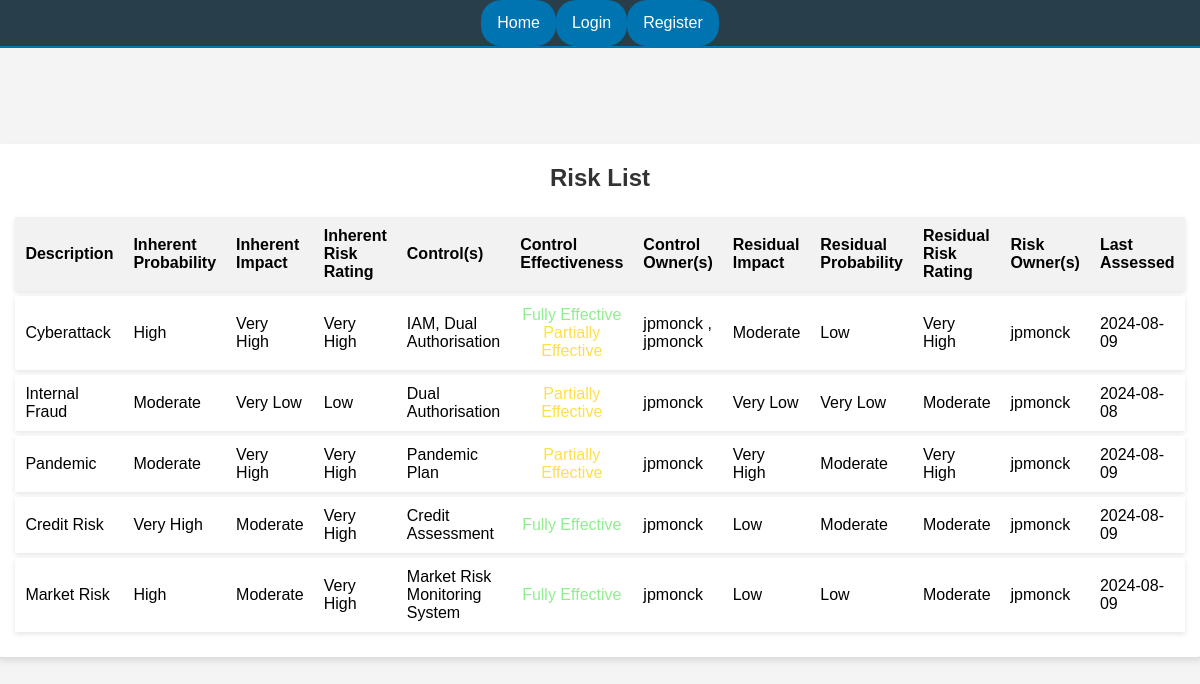
The page /risks/ on the database as committed earlier.
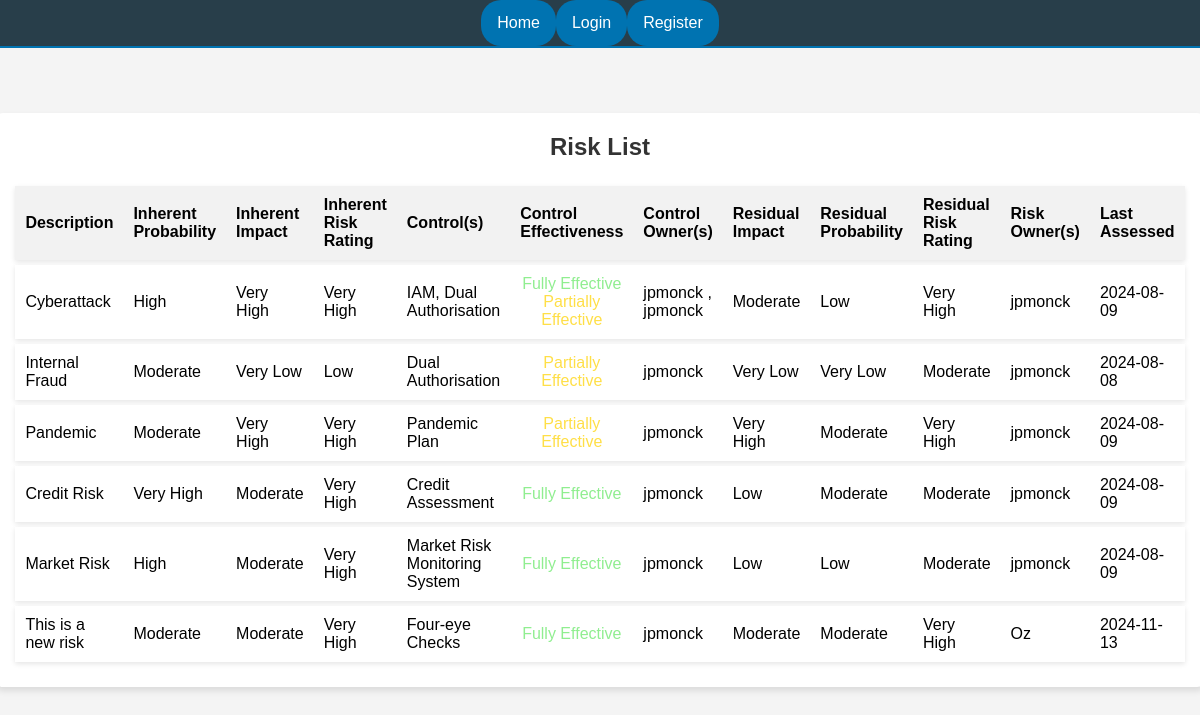
The same page on the database as committed later.
### prudence/models.py (models this page shows, shortened)
class Risk(models.Model):
    description = models.TextField()
    inherent_probability = models.IntegerField(choices=PROBABILITY_CHOICES)
    inherent_impact = models.IntegerField(choices=IMPACT_CHOICES)
    inherent_risk_rating = models.DecimalField(
        max_digits=5, decimal_places=2, null=True, blank=True)
    controls = models.ManyToManyField(Control, blank=True)
    residual_impact = models.IntegerField(
        choices=IMPACT_CHOICES, null=True, blank=True)
    residual_probability = models.IntegerField(
        choices=PROBABILITY_CHOICES, null=True, blank=True)
    residual_risk_rating = models.DecimalField(
        max_digits=5, decimal_places=2, null=True, blank=True)
    risk_owner = models.ForeignKey(
        User, related_name='risks_owned', on_delete=models.SET_NULL, null=True)
    last_assessed = models.DateField(auto_now=True)

class Control(models.Model):
    name = models.CharField(max_length=255)
    description = models.TextField()
    EFFECTIVENESS_CHOICES = [
        (0.0, 'Not Effective'),
        (0.5, 'Partially Effective'),
        (1.0, 'Fully Effective'),
    ]
    effectiveness = models.FloatField(
        choices=EFFECTIVENESS_CHOICES, default=0.0)
    owner = models.ForeignKey(
        User, related_name='controls', on_delete=models.SET_NULL, null=True)
    clastassessed = models.DateField(auto_now=True)

### accounts/models.py (models this page shows)
class CustomUser(AbstractUser):
    pass

### prudence/views.py (the view)
# urls.py: path('risks/', views.risk_list, name='risk_list'),
def risk_list(request):
    risks = Risk.objects.all().prefetch_related('controls', 'controls__owner')
    return render(request, 'risk_list.html', {'risks': risks})

### prudence/templatetags/risk_filters.py (called while the page is built)
@register.filter(name='get_description')
def get_description(value, arg):
    if arg == 'prob':
        return dict(PROBABILITY_CHOICES).get(value, 'Unknown')
    elif arg == 'impact':
        return dict(IMPACT_CHOICES).get(value, 'Unknown')

def risk_rating_to_description(value):
    if value < 1.5:
        return 'Very Low'
    elif 1.5 <= value < 3.5:
        return 'Low'
    elif 3.5 <= value < 6.5:
        return 'Moderate'
    elif 6.5 <= value < 8.5:
        return 'High'
    elif value >= 8.5:
        return 'Very High'
    return 'Out of Range'  # For unexpected values

@register.filter
def get_risk_description(value):
    try:
        value = float(value)  # Ensuring the value can be evaluated
        return risk_rating_to_description(value)
    except (TypeError, ValueError):
        return 'Invalid Input'  # In case of non-numeric inputs

### templates/risk_list.html (shortened to what this page needs)
{% extends 'base.html' %}
{% load risk_filters %}
{% block content %}
<div class="container">
    <h1>Risk List</h1>
    <table class="risk-table">
        <thead>
            <tr>
                <th>Description</th>
                <th>Inherent Probability</th>
                <th>Inherent Impact</th>
                <th>Inherent Risk Rating</th>
                <th>Control(s)</th>
                <th>Control Effectiveness</th>
                <th>Control Owner(s)</th>
                <th>Residual Impact</th>
                <th>Residual Probability</th>
                <th>Residual Risk Rating</th>
                <th>Risk Owner(s)</th>
                <th>Last Assessed</th>
            </tr>
        </thead>
        <tbody>
            {% for risk in risks %}
            <tr class="editable-row" data-id="{{ risk.id }}" style="cursor:pointer">
                <td>{{ risk.description }}</td>
                <td>{{ risk.inherent_probability|get_description:'prob' }}</td>
                <td>{{ risk.inherent_impact|get_description:'impact' }}</td>
                <td>{{ risk.inherent_risk_rating|get_risk_description }}</td>
                <td>
                    {% for control in risk.controls.all %}
                        {{ control.name }}{% if not forloop.last %}, {% endif %}
                    {% endfor %}
                </td>
                <td style="text-align: center; vertical-align: middle;">
                    {% for control in risk.controls.all %}
                    <span style="color:
                        {% if control.effectiveness == 0.0 %}#ff6347
                        {% elif control.effectiveness == 0.5 %}#ffdf47
                        {% elif control.effectiveness == 1.0 %}#90ee90
                        {% else %}#000000{% endif %};">
                        {% if control.effectiveness == 0.0 %}
                            Not Effective
                        {% elif control.effectiveness == 0.5 %}
                            Partially Effective
                        {% elif control.effectiveness == 1.0 %}
                            Fully Effective
                        {% else %}
                            Unknown Effectiveness
                        {% endif %}
                    </span><br>
                    {% endfor %}
                </td>
                <td>
                    {% for control in risk.controls.all %}
                        {% if control.owner %}
                            {{ control.owner.username }}
                        {% else %}
                            No owner assigned
                        {% endif %}
                        {% if not forloop.last %}, {% endif %}
                    {% endfor %}
                </td>
                <td>{{ risk.residual_impact|get_description:'prob' }}</td>
                <td>{{ risk.residual_probability|get_description:'impact' }}</td>
                <td>{{ risk.residual_risk_rating|get_risk_description }}</td>
                <td>
                    {% if risk.risk_owner %}
                        {{ risk.risk_owner.username }}
                    {% else %}
                        None assigned
                    {% endif %}
                </td>
                <td>{{ risk.last_assessed|date:"Y-m-d" }}</td>
            </tr>
            {% empty %}
            <tr>
                <td colspan="11">No risks found.</td>
            </tr>
            {% endfor %}
        </tbody>
    </table>
</div>
{% endblock %}

Rows that differ between the two databases and show on the page:
added Risk: description "This is a new risk", inherent_probability|get_description "Moderate", inherent_impact|get_description "Moderate", inherent_risk_rating|get_risk_description "Very High", residual_impact|get_description "Moderate", residual_probability|get_description "Moderate", residual_risk_rating|get_risk_description "Very High", risk_owner.username "Oz", last_assessed "2024-11-13"
now on this page (row unchanged): Control: name "Four-eye Checks", effectiveness "Fully Effective", owner.username "jpmonck"
